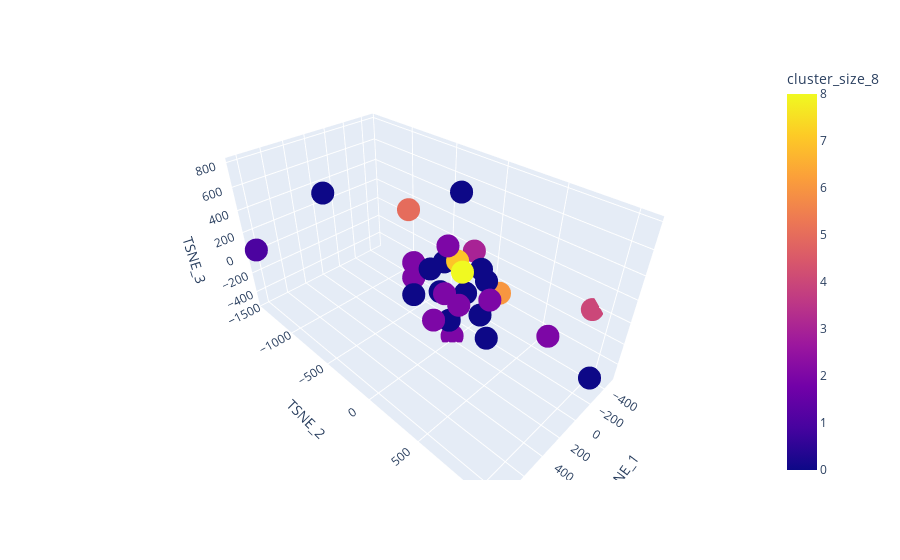

Notebook source saved alongside this figure:
### Code cell


### Figure 1 — Plotly figure (JSON) as saved in the notebook; plotly's stock layout.template omitted (floating-point values rounded to 4 significant figures)
{"data": [{"hovertemplate": "TSNE_1=%{x}<br>TSNE_2=%{y}<br>TSNE_3=%{z}<br>cluster_size_8=%{marker.color}<extra></extra>", "legendgroup": "", "marker": {"color": [0, 1, 0, 0, 2, 0, 3, 4, 2, 5, 2, 2, 2, 0, 0, 0, 0, 0, 2, 0, 0, 2, 6, 2, 2, 7, 0, 0, 8], "coloraxis": "coloraxis", "symbol": "circle"}, "mode": "markers", "name": "", "scene": "scene", "showlegend": false, "type": "scatter3d", "x": [268.3, 843.6, -38.24, -164.5, 303.4, 12.35, -371.2, -492.3, 83.98, -151.0, 95.0, 165.6, 8.39, 624.1, -118.1, -257.5, 140.6, 108.6, 44.12, -38.0, 89.4, -78.93, -299.2, 27.85, 1.966, -107.7, -117.8, -261.3, 78.57], "y": [-174.3, -1428.0, -187.0, -265.8, 67.24, 27.43, -129.9, 875.4, -362.8, -660.7, -20.04, 183.0, -79.29, -683.5, 9.984, 40.7, 431.1, -160.1, 361.4, 227.1, 32.24, 783.1, 202.9, -423.0, -5.791, -78.85, 200.9, 1066.0, 128.2], "z": [-36.33, 51.23, -182.5, 7.567, -119.1, 794.5, 79.49, -12.09, 74.9, 336.8, -37.98, 7.618, 322.4, 752.0, -133.1, 41.05, -165.2, 126.6, 87.16, -179.9, -272.7, -60.09, -127.9, -128.8, -518.1, 133.2, 82.44, -394.5, 227.5]}], "layout": {"coloraxis": {"colorbar": {"title": {"text": "cluster_size_8"}}, "colorscale": [[0, "#0d0887"], [0.1111, "#46039f"], [0.2222, "#7201a8"], [0.3333, "#9c179e"], [0.4444, "#bd3786"], [0.5556, "#d8576b"], [0.6667, "#ed7953"], [0.7778, "#fb9f3a"], [0.8889, "#fdca26"], [1, "#f0f921"]]}, "legend": {"tracegroupgap": 0}, "margin": {"t": 60}, "scene": {"domain": {"x": [0, 1], "y": [0, 1]}, "xaxis": {"title": {"text": "TSNE_1"}}, "yaxis": {"title": {"text": "TSNE_2"}}, "zaxis": {"title": {"text": "TSNE_3"}}}}}
